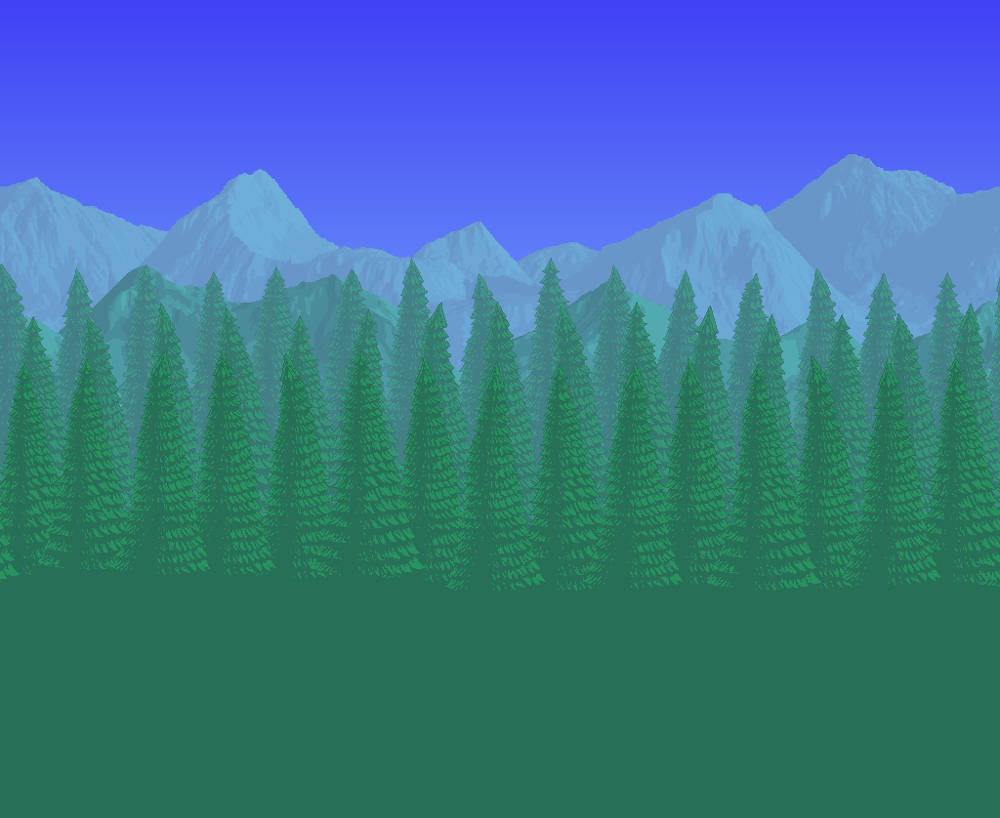
#> input picture terraria_resource/background/Forest_background_1.webp, 1000 x 818 px, found by its file name
$ python convert_bg_to_mem.py
#> lines starting #> are read from the running program, lines starting #| are printed output that depends on the picture
from PIL import Image, ImageOps

src = r"D:\UIUC\26Spring\ECE385\Final_Project\terraria_resource\background\Forest_background_1.webp"

img = Image.open(src).convert("RGB")
#> img is the input picture: PIL image 1000x818 RGB; mean R, G, B 60, 116.2, 148.3
img = ImageOps.fit(img, (320, 240), method=Image.Resampling.LANCZOS)
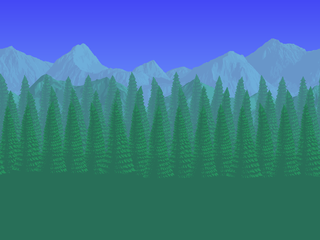
#> img: PIL image 320x240 RGB; mean R, G, B 60.6, 118.6, 146.7

pal_img = img.quantize(colors=16, method=Image.Quantize.MEDIANCUT)
pixels = list(pal_img.getdata())
#> pixels = 76800 items

with open("terraria_bg_320x240_4bpp.mem", "w") as f:
    for i in range(0, len(pixels), 2):
        packed = ((pixels[i] & 0xF) << 4) | (pixels[i + 1] & 0xF)
        f.write(f"{packed:02x}\n")
#> this loop made 38400 passes
#> i on passes 3 to 5: 4, 6, 8

palette = pal_img.getpalette()[:16 * 3]
#> palette = 48 values, max 246 at index 38, min 39 at index 30, mean 107.1

with open("terraria_bg_palette.mem", "w") as f:
    for i in range(16):
        r = palette[3*i]
        g = palette[3*i + 1]
        b = palette[3*i + 2]
        rgb444 = ((r >> 4) << 8) | ((g >> 4) << 4) | (b >> 4)
        f.write(f"{rgb444:03x}\n")
#> this loop made 16 passes
#> (r, g, b, rgb444) on passes 1 to 12: (108, 164, 211, 1709), (96, 153, 191, 1691), (61, 142, 129, 904), (71, 129, 153, 1161), (55, 128, 117, 903), (41, 126, 93, 629), (55, 115, 138, 888), (40, 113, 88, 629), (41, 111, 88, 613), (40, 111, 88, 613), (39, 111, 88, 613), (39, 113, 87, 629)

print("Done")
print("Background bytes:", 320 * 240 // 2)
